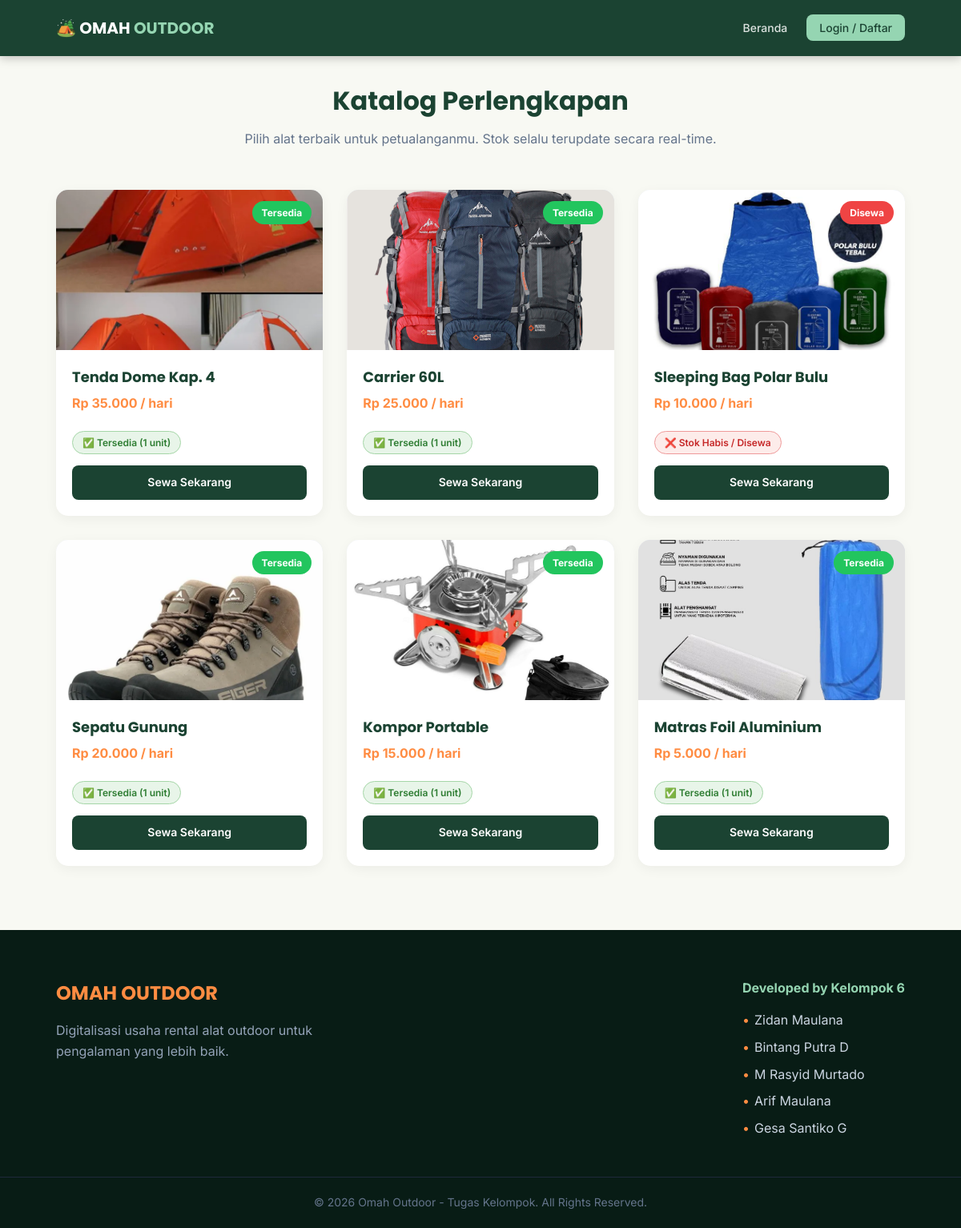
Page /katalog.php on the committed database.
### tables this page shows
CREATE TABLE `produk` (
  `id`             int(11)              NOT NULL AUTO_INCREMENT,
  `nama_produk`    varchar(150)         NOT NULL,
  `harga_per_hari` int(11)              NOT NULL,
  `jumlah_stok`    int(11)              NOT NULL DEFAULT 1,
  `status`         enum('tersedia','disewa') NOT NULL DEFAULT 'tersedia',
  `gambar`         varchar(255)         DEFAULT NULL,
  `created_at`     timestamp            NOT NULL DEFAULT current_timestamp(),
  PRIMARY KEY (`id`)
);

### katalog.php (the view, shortened to what this page needs)
<?php
$is_logged_in = isset($_SESSION['email']);
$result_produk = mysqli_query($conn, "SELECT * FROM produk ORDER BY id ASC");
$db_error      = !$result_produk ? mysqli_error($conn) : null;
?>
<!DOCTYPE html>
<html lang="id">
<head>
    <link rel="stylesheet" href="assets/css/style.css">
</head>
<body>
<nav class="navbar">
    <div class="container nav-wrapper">
        <a href="index.php" class="logo">🏕️ OMAH <span>OUTDOOR</span></a>
        <ul class="nav-links">
            <?php if ($is_logged_in) : ?>
                <li><a href="index.php">Beranda</a></li>
                <li><a href="keunggulan.php">Keunggulan</a></li>
                <li><a href="katalog.php" class="active">Katalog</a></li>
                <li><a href="riwayat_order.php">Riwayat Order</a></li>
                <li><a href="profil.php">👤 Profil</a></li>
                <?php if (isset($_SESSION['role']) && $_SESSION['role'] === 'admin') : ?>
                    <li><a href="dashboard_admin.php" class="btn-login">🛠️ Dashboard Admin</a></li>
                <?php endif; ?>
                <li><a href="logout.php" class="btn-logout">Logout</a></li>
            <?php else : ?>
                <li><a href="index.php">Beranda</a></li>
                <li><a href="login.php" class="btn-login">Login / Daftar</a></li>
            <?php endif; ?>
        </ul>
    </div>
</nav>
<section class="catalog" style="padding-top: <?= isset($_GET['error']) ? '20px' : '100px' ?>;">
    <div class="container">
        <div class="section-title">
            <h2>Katalog Perlengkapan</h2>
            <p>Pilih alat terbaik untuk petualanganmu. Stok selalu terupdate secara real-time.</p>
        </div>
        <div class="product-grid">
            <?php if ($db_error) : ?>
                <div class="db-error-box">
                    <div style="font-size:48px;margin-bottom:12px;">⚠️</div>
                    <h3>Tabel produk belum ada</h3>
                    <p>Silakan re-import file <strong>omah_outdoor.sql</strong> terbaru ke phpMyAdmin.</p>
                </div>
            <?php else : ?>
                <?php while ($produk = mysqli_fetch_assoc($result_produk)) :
                    $stok        = (int)($produk['jumlah_stok'] ?? 0);
                    $is_tersedia = ($stok > 0 && $produk['status'] === 'tersedia');
                ?>
                <div class="product-card">
                    <div class="product-badge <?= $is_tersedia ? 'badge-tersedia' : 'badge-disewa' ?>">
                        <?= $is_tersedia ? 'Tersedia' : 'Disewa' ?>
                    </div>
                    <div class="product-img">
                        <img src="assets/images/<?= htmlspecialchars($produk['gambar']) ?>"
                             alt="<?= htmlspecialchars($produk['nama_produk']) ?>"
                             onerror="this.parentElement.innerHTML='🏕️'">
                    </div>
                    <div class="product-info">
                        <h3><?= htmlspecialchars($produk['nama_produk']) ?></h3>
                        <p class="price">Rp <?= number_format($produk['harga_per_hari'], 0, ',', '.') ?> / hari</p>
                        <span class="stok-info <?= $is_tersedia ? 'stok-ada' : 'stok-habis' ?>">
                            <?= $is_tersedia
                                ? '✅ Tersedia (' . $stok . ' unit)'
                                : '❌ Stok Habis / Disewa' ?>
                        </span>
                        <?php if ($is_logged_in) : ?>
                            <a href="<?= $is_tersedia ? 'pesan.php?produk_id=' . $produk['id'] : '#' ?>"
                               class="btn-check <?= !$is_tersedia ? 'disabled' : '' ?>">
                                <?= $is_tersedia ? 'Sewa Sekarang' : 'Tidak Tersedia' ?>
                            </a>
                        <?php else : ?>
                            <a href="login.php"
                               onclick="alert('Silakan Login terlebih dahulu untuk menyewa!')"
                               class="btn-check">
                                Sewa Sekarang
                            </a>
                        <?php endif; ?>
                    </div>
                </div>
                <?php endwhile; ?>
            <?php endif; ?>
        </div>
    </div>
</section>
<footer class="footer">
    <div class="container footer-content">
        <div class="footer-brand">
            <h3>OMAH OUTDOOR</h3>
            <p>Digitalisasi usaha rental alat outdoor untuk pengalaman yang lebih baik.</p>
        </div>
        <div class="footer-team">
            <h4>Developed by Kelompok 6</h4>
            <ul>
                <li>Zidan Maulana</li>
                <li>Bintang Putra D</li>
                <li>M Rasyid Murtado</li>
                <li>Arif Maulana</li>
                <li>Gesa Santiko G</li>
            </ul>
        </div>
    </div>
    <div class="footer-bottom">
        <p>&copy; 2026 Omah Outdoor - Tugas Kelompok. All Rights Reserved.</p>
    </div>
</footer>
</body>
</html>

### katalog.php (style rules this page uses)
.product-badge { position: absolute; top: 14px; right: 14px; padding: 5px 12px; border-radius: 20px; font-size: 12px; font-weight: 700; z-index: 2; }
.badge-tersedia { background: #22c55e; color: #fff; }
.badge-disewa { background: #ef4444; color: #fff; }
.stok-info { display: inline-block; padding: 4px 12px; border-radius: 20px; font-size: 12px; font-weight: 600; margin: 6px 0 14px; }
.stok-ada { background: #e8f5e9; color: #2e7d32; border: 1px solid #a5d6a7; }
.stok-habis { background: #fdecea; color: #c62828; border: 1px solid #ef9a9a; }
.product-img { height: 200px; background: linear-gradient(135deg, #e2e8f0, #cbd5e1); display: flex; align-items: center; justify-content: center; font-size: 48px; overflow: hidden; }
.product-img img { width: 100%; height: 100%; object-fit: cover; }

### rows in the picture
produk: status "Tersedia", gambar+nama_produk (picture), nama_produk "Tenda Dome Kap. 4", harga_per_hari "35.000", jumlah_stok "1"
produk: status "Tersedia", gambar+nama_produk (picture), nama_produk "Carrier 60L", harga_per_hari "25.000", jumlah_stok "1"
produk: jumlah_stok "Disewa", gambar+nama_produk (picture), nama_produk "Sleeping Bag Polar Bulu", harga_per_hari "10.000"
produk: status "Tersedia", gambar+nama_produk (picture), nama_produk "Sepatu Gunung", harga_per_hari "20.000", jumlah_stok "1"
produk: status "Tersedia", gambar+nama_produk (picture), nama_produk "Kompor Portable", harga_per_hari "15.000", jumlah_stok "1"
produk: status "Tersedia", gambar+nama_produk (picture), nama_produk "Matras Foil Aluminium", harga_per_hari "5.000", jumlah_stok "1"
